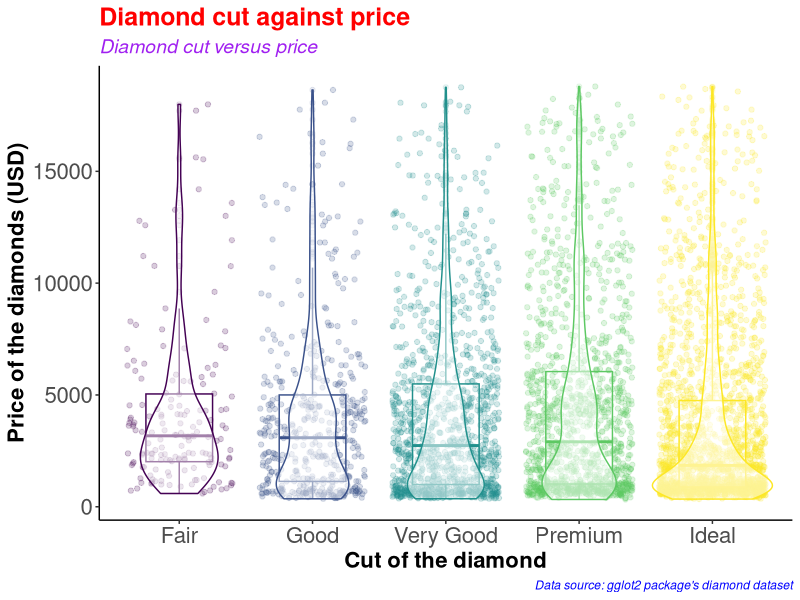
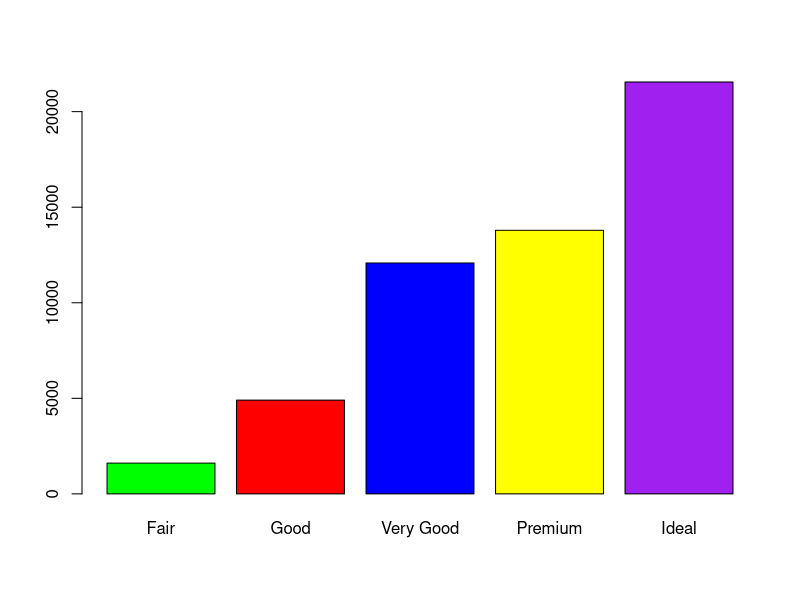
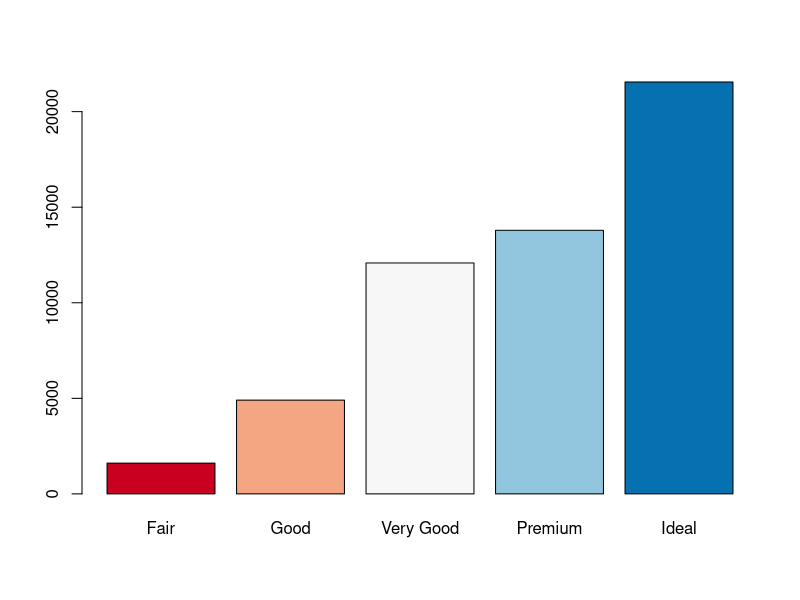
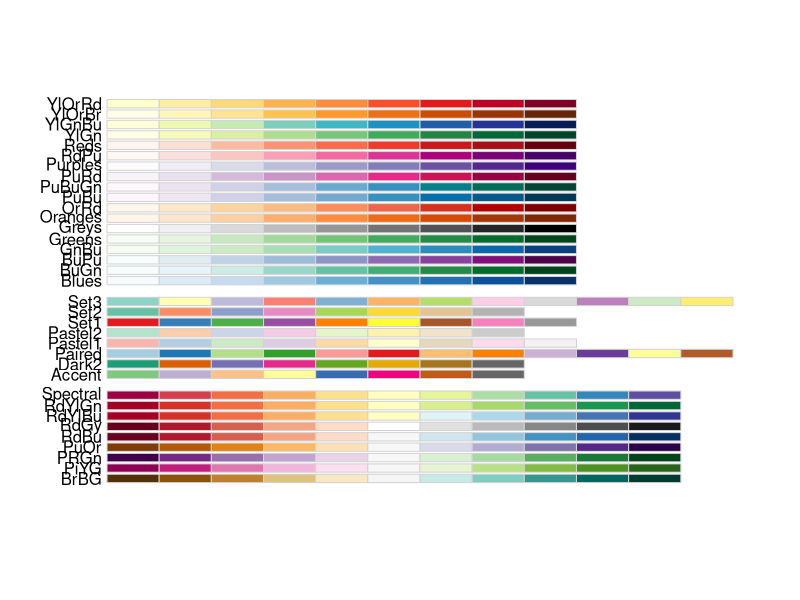
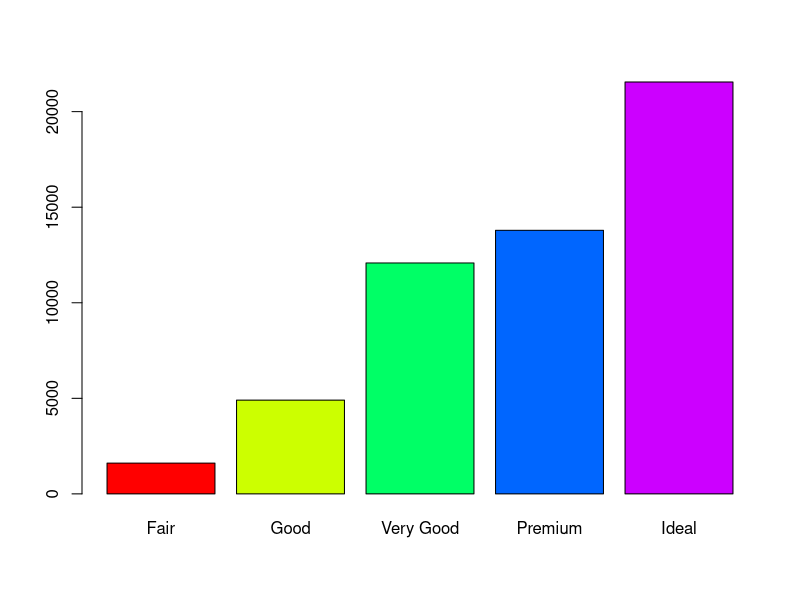
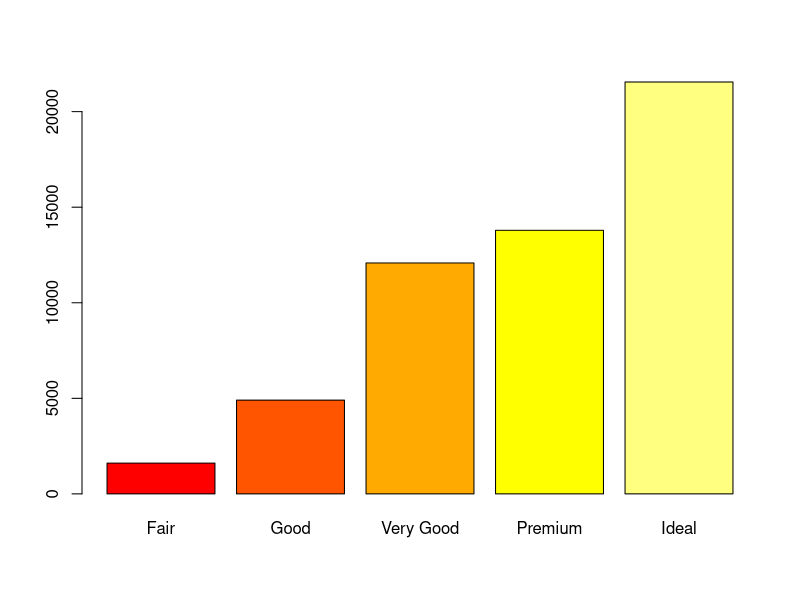
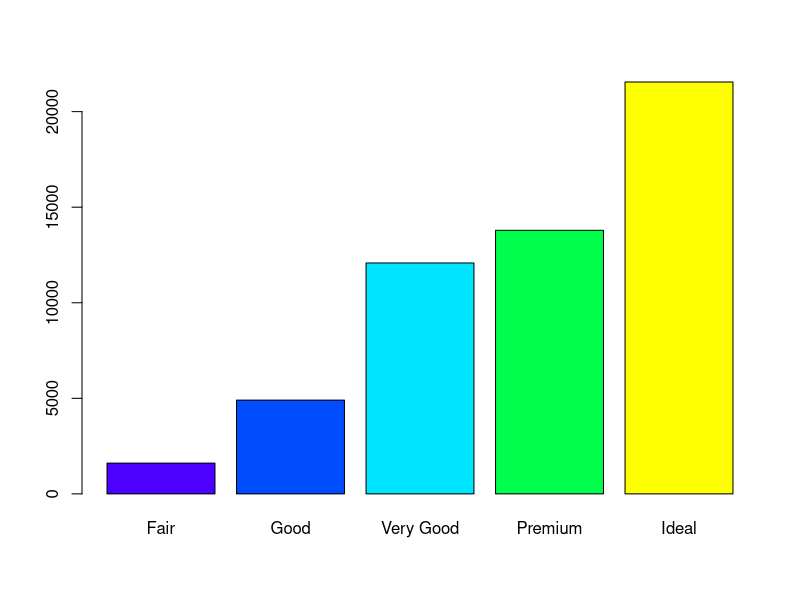
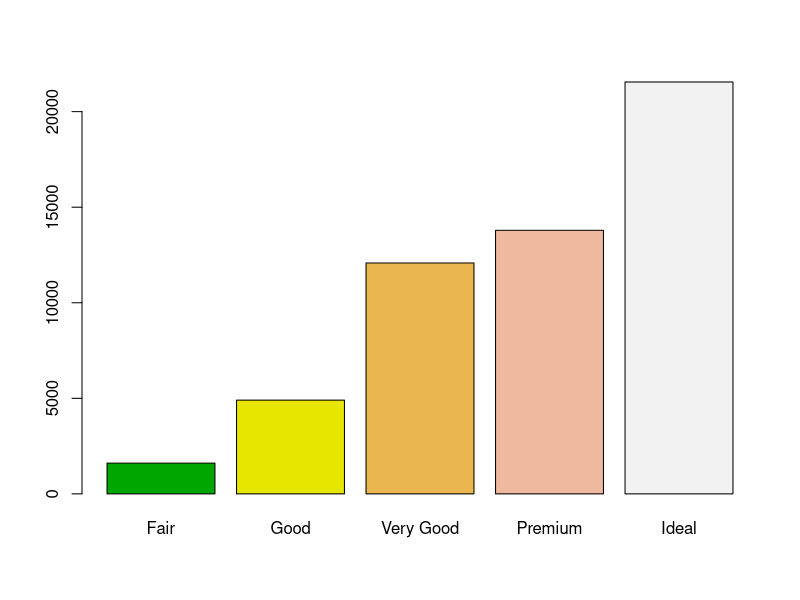

These figures' R source, in order:
#########################################
# Name: Wyclife Agumba Oluoch           #   
# E-mail: wyclifeoluoch@gmail.com       #
# GitHub: https://github.com/Wycology   #
# Task: Boxplot and violin plots in one #
# Date: 4th Jan 2021                    #
# Last edited: 15th Feb 2021            #
#########################################

# Loading the necessary libraries for the project
library(tidyverse) # This is for data wrangling and plotting
library(RColorBrewer) # This is for generating color pallets for the plots.

diamonds_df <- diamonds # Saving the diamonds data to a new object

head(diamonds) # Checking the variables in the data-set for subsequent analyses
nrow(diamonds) # Checking for the number of rows in the data. 53940 observations

diamonds_df %>% # Picking the diamonds data object
  slice_sample(n = 0.1*(nrow(diamonds))) %>% 
  ggplot(aes(x = cut, y = price, color = cut)) + # Adding the mapping variables
  geom_point(position = "jitter", alpha = 0.2) + # Adding jitter and alpha
  geom_boxplot(alpha = 0.1, width = 0.5) + # Modifying dimensions of the boxplot 
  geom_violin(alpha = 0.5) + # Adding violin plot on top of the box and jitter
  theme_classic() + # Adding my preferred theme for publication.
  theme(legend.position = "none") + # Removing the legend; it is on the x-axis
  labs(x = "Cut of the diamond", # Having the best labels on the plot.
       y = "Price of the diamonds (USD)",
       title = "Diamond cut against price", # Setting titble of the plot
       subtitle = "Diamond cut versus price",
       caption = "Data source: gglot2 package's diamond dataset") +
  theme(axis.text=element_text(size=16),
        axis.title=element_text(size=16,face="bold")) +
  theme(plot.title = element_text(color = 'red', size = 18, face = 'bold'),
        plot.subtitle = element_text(color = 'purple', size = 14, face = 'italic'),
        plot.caption = element_text(color = 'blue', face = 'italic'))

diamonds %>% 
  filter(cut == 'Very Good') %>% 
  nrow()

diamonds %>% 
  select(cut) %>% 
  table() %>% 
  barplot(col = c('green', 'red', 'blue', 'yellow', 'purple'))

# Instead of specifying the colors, we can simply use the color brewer panel 

diamonds %>% 
  select(cut) %>% 
  table() %>% 
  barplot(col = brewer.pal(n = 5, name = "RdBu"))
# To display more brewer colors options to use, run the following function:

display.brewer.all()

# Can also use rainbow colors

diamonds %>% 
  select(cut) %>% 
  table() %>% 
  barplot(col = rainbow(5))

# Can also use heat.colors
diamonds %>% 
  select(cut) %>% 
  table() %>% 
  barplot(col = heat.colors(5))

# Can also use topographic colors

diamonds %>% 
  select(cut) %>% 
  table() %>% 
  barplot(col = topo.colors(5))

# Can also use terrain colors
diamonds %>% 
  select(cut) %>% 
  table() %>% 
  barplot(col = terrain.colors(5))

# Can also use cm.colors
diamonds %>% 
  select(cut) %>% 
  table() %>% 
  barplot(col = cm.colors(5))

?getData
# That is awesome. Good for the day.
